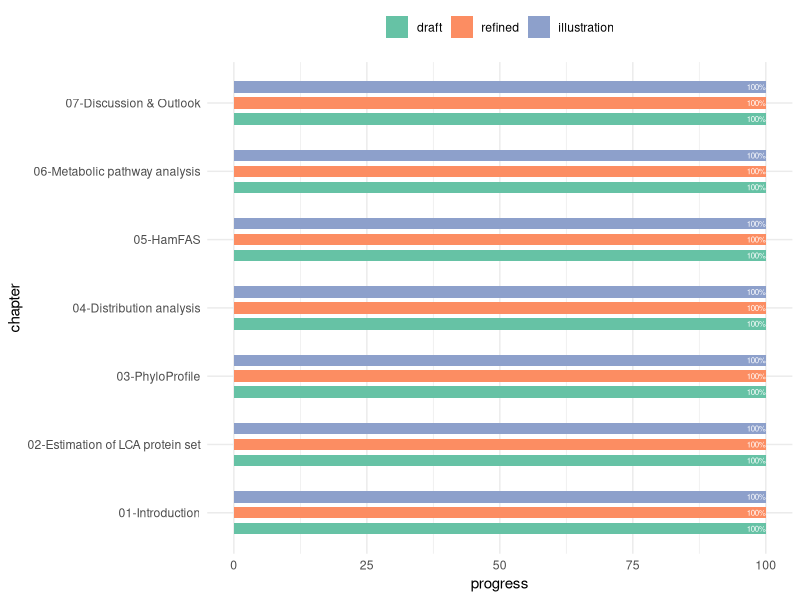
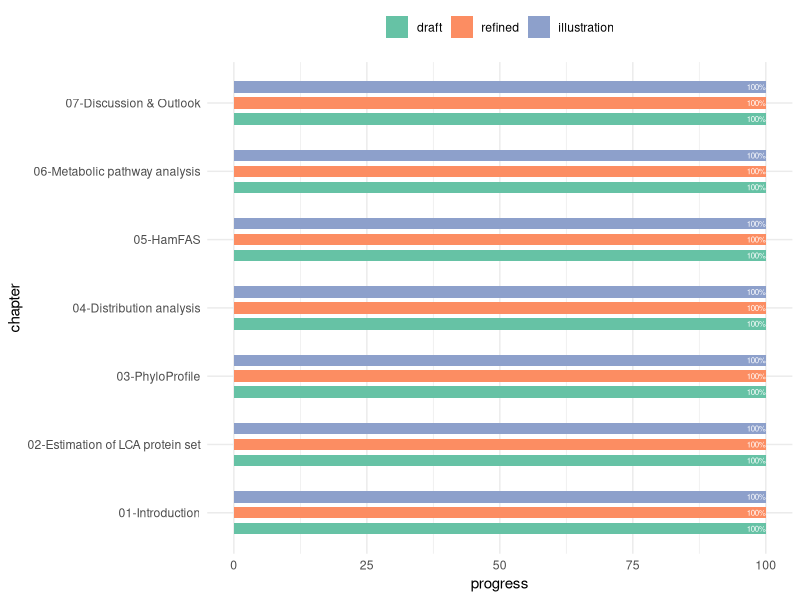

The R source for these figures, in order:
### thesis writing progess
library(ggplot2)
chapter <- rep(c("01-Introduction","02-Estimation of LCA protein set",
                 "03-PhyloProfile",
                 "04-Distribution analysis","05-HamFAS",
                 "06-Metabolic pathway analysis",
                 "07-Discussion & Outlook"), 
               each = 3)
type <- rep(c("draft","refined","illustration"),5)
progress <- c(100,100,100, # chapter 01 Introduction
              100,100,100, # chapter 02 LCA estimation
              100,100,100, # chapter 03 PhyloProfile
              100,100,100, # chapter 04 Distribution analysis
              100,100,100, # chapter 05 HamFAS
              100,100,100, # chapter 06 pathway analysis
              100,100,100 # chapter 07 Discussion & Outlook
              )

df <- as.data.frame(cbind(chapter,type,progress), stringsAsFactors = FALSE)
df$progress <- as.numeric(df$progress)
df$type <- factor(df$type, levels = c("draft","refined","illustration"))

ggplot(df, aes(x = chapter, y = progress)) +
  geom_bar(aes(fill = type), stat = "identity", position = position_dodge(width = 0.7), width = 0.5) +
  geom_text(aes(label = paste0(progress,"%"), group = type), color = "white", size = 2, position = position_dodge(width = 0.7), hjust = 1) +
  coord_flip() +
  theme_minimal() +
  scale_fill_brewer(palette = "Set2") +
  theme(legend.position = "top", legend.title = element_blank())

ggsave("/Users/trvinh/work/thesis/microsporidia/progress.png", width = 20, height = 10, units = "cm")
